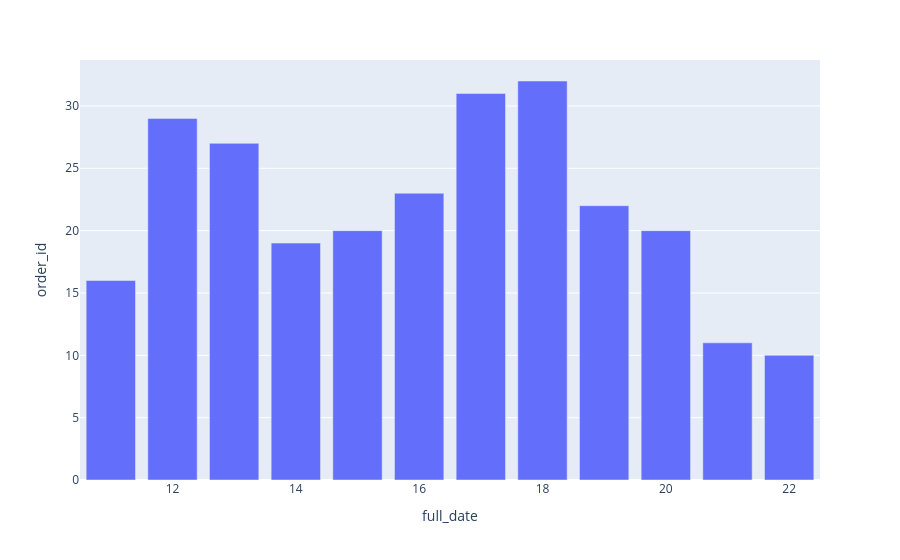

Notebook code for this chart:
### Code cell
px.bar(hour_orders,x='full_date',y='order_id')

### Figure 1 — Plotly figure (JSON) as saved in the notebook; plotly's stock layout.template omitted (floating-point values rounded to 4 significant figures)
{"data": [{"hovertemplate": "full_date=%{x}<br>order_id=%{y}<extra></extra>", "legendgroup": "", "marker": {"color": "#636efa", "pattern": {"shape": ""}}, "name": "", "orientation": "v", "showlegend": false, "textposition": "auto", "type": "bar", "x": [11, 12, 13, 14, 15, 16, 17, 18, 19, 20, 21, 22], "xaxis": "x", "y": [16, 29, 27, 19, 20, 23, 31, 32, 22, 20, 11, 10], "yaxis": "y"}], "layout": {"barmode": "relative", "legend": {"tracegroupgap": 0}, "margin": {"t": 60}, "xaxis": {"anchor": "y", "domain": [0, 1], "title": {"text": "full_date"}}, "yaxis": {"anchor": "x", "domain": [0, 1], "title": {"text": "order_id"}}}}
